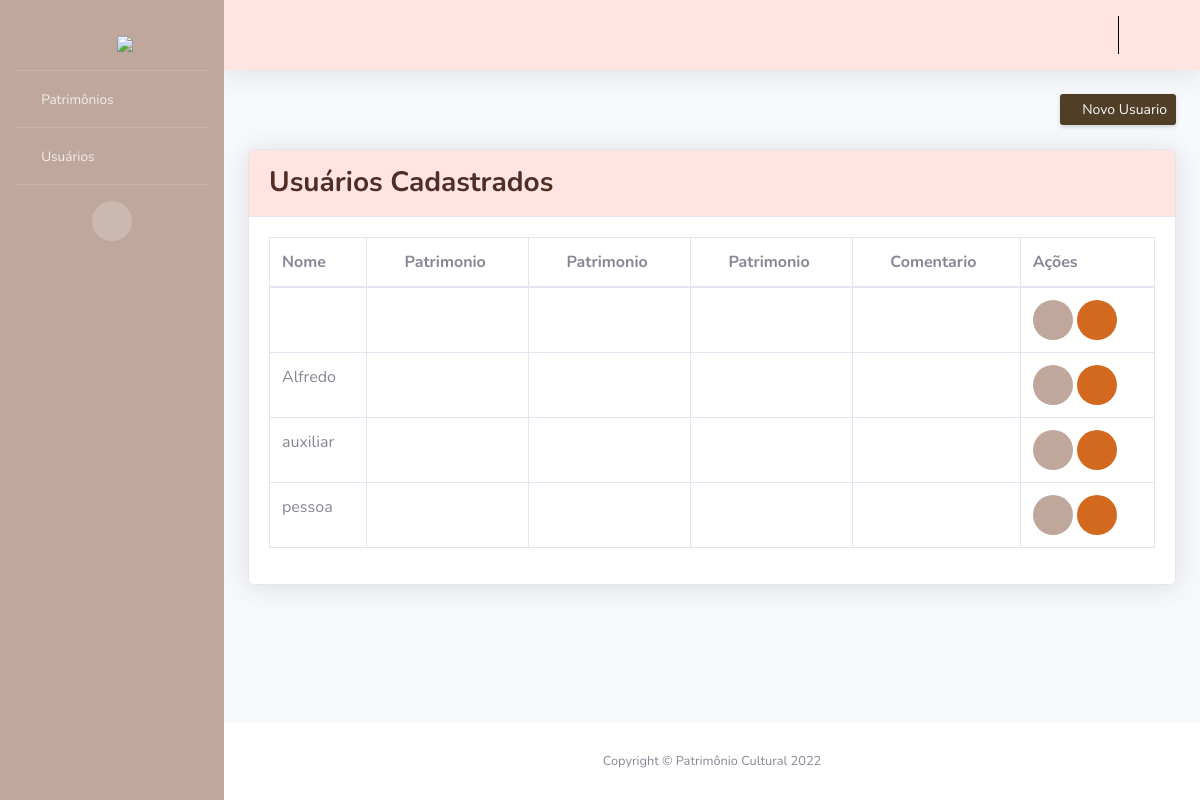
/adminUsuario/, run on an earlier commit of the app's database.
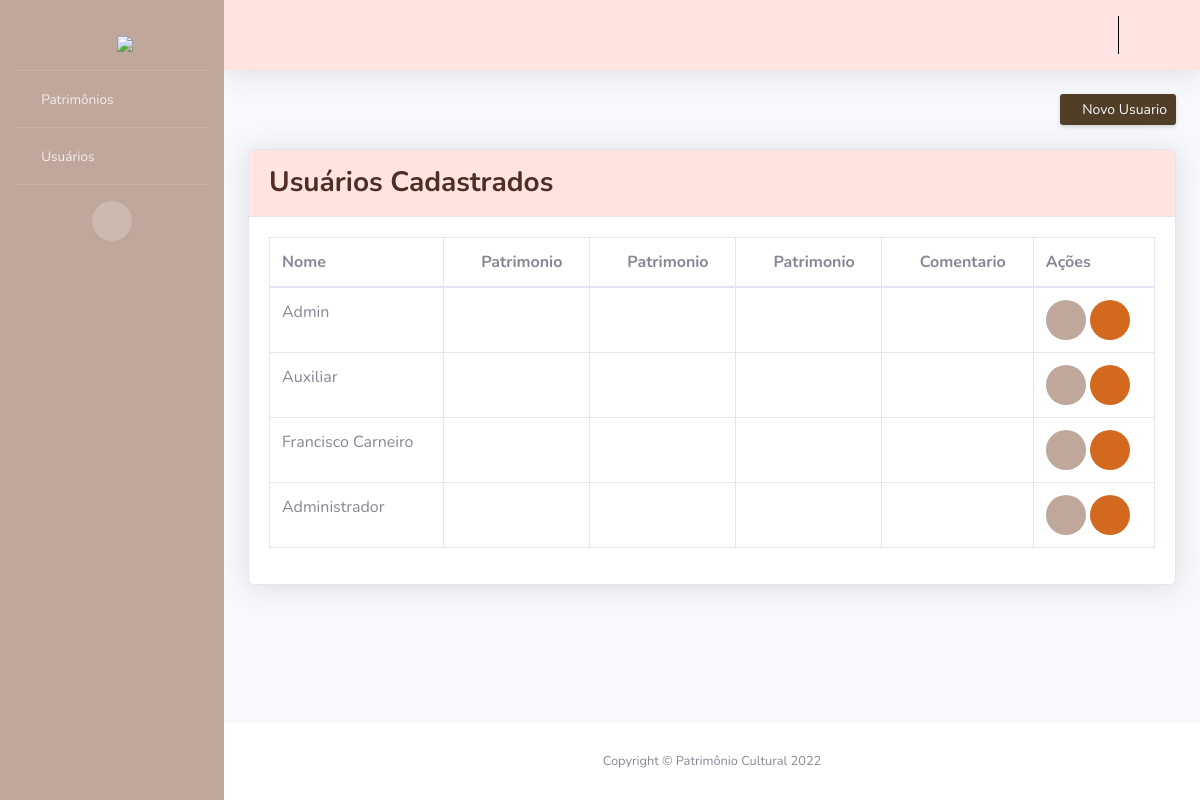
And on a later commit of the database.
### PC/models.py (models this page shows, shortened)
class Usuario(AbstractUser):
    cidade = models.CharField(max_length=100)
    choices_tipo = (
        ('S', 'Auxiliar'),
        ('A', 'Administrador')
        )
    tipo = models.CharField(max_length=1, choices=choices_tipo)

### PC/views.py (the view)
# urls.py: path('adminUsuario/', adminU, name='url_adminU'),
@has_permission_decorator('conceder_permissoes')
def adminU(request):
    users = Usuario.objects.all()
    pacote = {"users": users}
    return render(request, "adminUser.html", pacote)

### PC/templates/adminUser.html (shortened to what this page needs)
{% extends 'layouts/layout.html' %}
{% block botao %}
<a href="{% url 'url_createU' %}" class="d-none d-sm-inline-block btn btn-sm bg-logo text-light shadow-sm"><i
  class="fas fa-plus fa-sm text-white-50"></i> Novo Usuario</a>
{% endblock %}
{% block conteudo %}
<div class="card shadow mb-4">
  <div class="card-header py-3 bg-rosa">
      <h3 class="m-0 font-weight-bold text-logo">Usuários Cadastrados</h3>
  </div>
  <div class="card-body">
      <div class="table-responsive">
          <table class="table table-bordered" id="dataTable" width="100%" cellspacing="0">
              <thead>
                  <tr>
                      <th>Nome</th>
                      <th><a><i class="fas fa-plus fa-sm fa-fw mr-2"></i>Patrimonio</a></th>
                      <th><a><i class="fas fa-edit fa-sm fa-fw mr-2"></i>Patrimonio</a></th>
                      <th><a><i class="fas fa-trash fa-sm fa-fw mr-2"></i>Patrimonio</a></th>
                      <th><a><i class="fas fa-ban fa-sm fa-fw mr-2"></i>Comentario</a></th>
                      <th>Ações</th>
                  </tr>
              </thead>
              <tbody>
                {% for i in users %}
                  <tr>
                      <td>{{ i.first_name }}</td>
                      <td class="text-center">
                        {% load permission_tags %}
                        {% if i|can:'cadastrar_patrimonio' %}
                        <a class="u-link-v5 g-color-gray-dark-v4" href="{% url 'url_revCP' i.id %}">
                          <i class="fa fa-check text-verde"></i>
                        </a>
                        {% else %}
                        <a class="u-link-v5 g-color-gray-dark-v4" href="{% url 'url_conCP' i.id %}">
                          <i class="fa fa-times text-vermelho"></i>
                        </a>
                        {% endif %}
                    </td>
                    <td class="text-center">
                      {% if i|can:'editar_patrimonio' %}
                      <a class="u-link-v5 g-color-gray-dark-v4" href="{% url 'url_revEP' i.id %}">
                        <i class="fa fa-check text-verde"></i>
                      </a>
                      {% else %}
                      <a class="u-link-v5 g-color-gray-dark-v4" href="{% url 'url_conEP' i.id %}">
                        <i class="fa fa-times text-vermelho"></i>
                      </a>
                      {% endif %}
                    </td>
                    <td class="text-center">
                      {% if i|can:'remover_patrimonio' %}
                      <a class="u-link-v5 g-color-gray-dark-v4" href="{% url 'url_revDP' i.id %}">
                        <i class="fa fa-check text-verde"></i>
                      </a>
                      {% else %}
                      <a class="u-link-v5 g-color-gray-dark-v4" href="{% url 'url_conDP' i.id %}">
                        <i class="fa fa-times text-vermelho"></i>
                      </a>
                      {% endif %}
                    </td>
                    <td class="text-center">
                      {% if i|can:'remover_comentario' %}
                      <a class="u-link-v5 g-color-gray-dark-v4" href="{% url 'url_revDC' i.id %}">
                        <i class="fa fa-check text-verde"></i>
                      </a>
                      {% else %}
                      <a class="u-link-v5 g-color-gray-dark-v4" href="{% url 'url_conDC' i.id %}">
                        <i class="fa fa-times text-vermelho"></i>
                      </a>
                      {% endif %}
                  </td>
                    <td>
                        <a href="{% url 'url_showU' i.id %}" class="btn btn-circle bg-marrom text-white"><i class="fas fa-info btn-lg"></i></a>
                        <a href="{% url 'url_delU' i.id %}" class="btn btn-circle bg-laranja text-white" ><i class="fa fa-trash btn-lg"></i></a>
                    </td>
                  </tr>
                  {% endfor %}
              </tbody>
          </table>
      </div>
  </div>
</div>
{% endblock %}

What changed in the data, as far as the page shows it:
removed Usuario: first_name "Alfredo"
removed Usuario: first_name "auxiliar"
removed Usuario: first_name "pessoa"
changed Usuario: first_name (not shown) → "Admin"
added Usuario: first_name "Auxiliar"
added Usuario: first_name "Francisco Carneiro"
added Usuario: first_name "Administrador"
